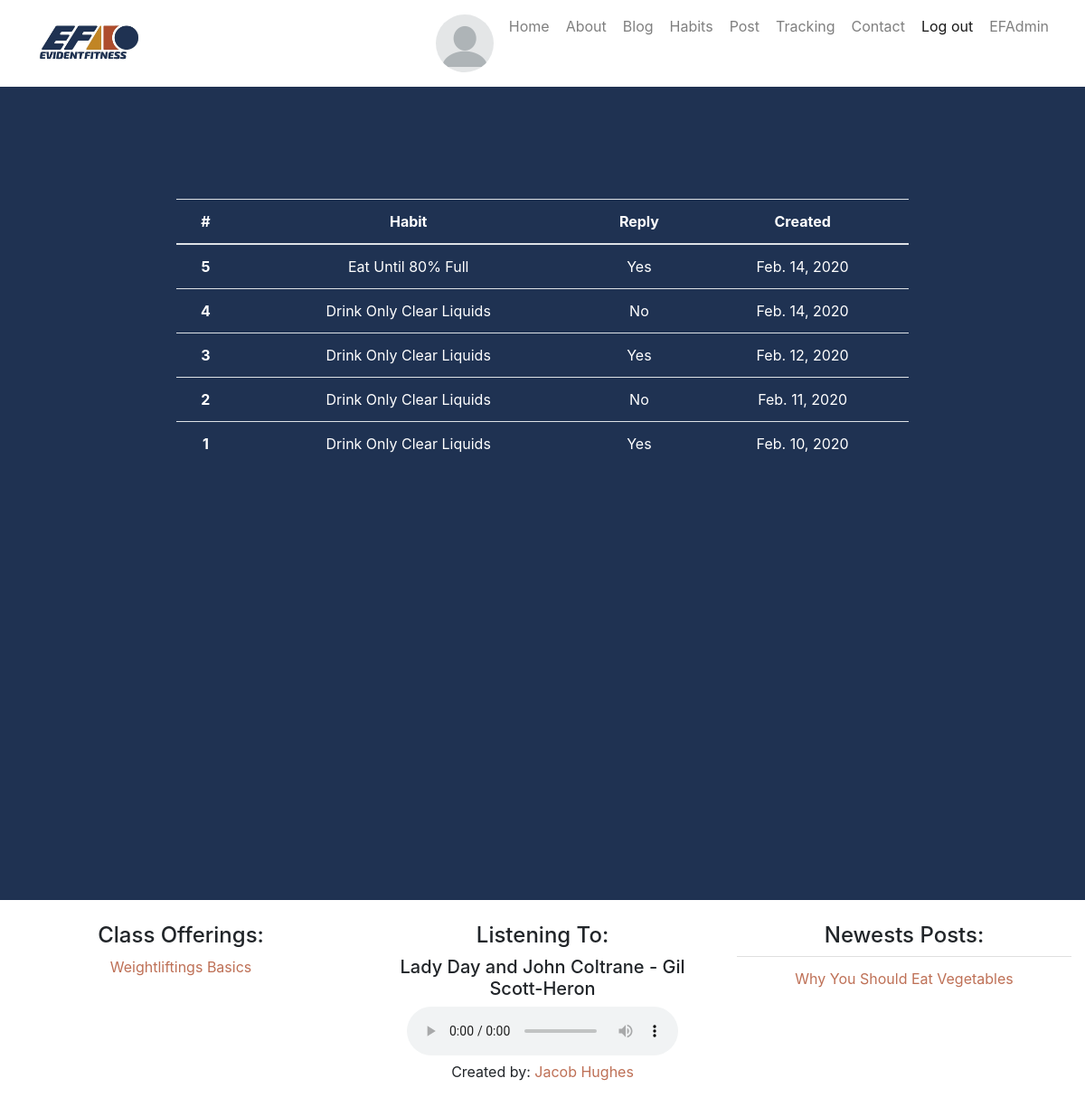
The page /tracking/habit_table/ (signed in) on the database its author committed.
### accounts/models.py (models this page shows, shortened)
class Profile(models.Model):
    user = models.OneToOneField(User, on_delete=models.CASCADE, unique = True)
    birth_date = models.DateField(null=True, blank = True)
    profile_image = models.ImageField(upload_to = 'efportal/profile_image/',blank = True, default="efportal/profile_image/default.png")
    habit = models.ForeignKey('habits.Habit', related_name='profile', null=True, on_delete=models.CASCADE)

### habits/models.py (models this page shows, shortened)
class Habit(models.Model):
    name = models.TextField(max_length=255, unique=True, blank=True)
    slug = models.SlugField(allow_unicode=True, unique=True, blank=True)
    description = models.TextField(blank=True, default='')
    description_html = models.TextField(editable=False, default='', blank=True)
    members = models.ManyToManyField(User,through="HabitMember")
    def __str__(self):
        return self.name
    class Meta:
        ordering = ["name"]

### tracking/models.py (models this page shows, shortened)
class HabitMeasurement(models.Model):
    habit_record = models.ForeignKey(HabitRecord, on_delete=models.CASCADE, related_name='habitmeasurements')
    habit = models.ForeignKey(Habit, on_delete = models.CASCADE, related_name="habitsentered")
    REPLY_CHOICES = (("Yes","Yes"),("No","No"))
    reply = models.CharField(max_length = 10, choices=REPLY_CHOICES, default = 1)
    created = models.DateField()
    class Meta:
        ordering = ['-created']

### blog/models.py (models this page shows, shortened)
class BlogPost(models.Model):
    title = models.CharField(max_length=200, unique=True)
    slug = models.SlugField(max_length=200, unique=True)
    author = models.ForeignKey(User, on_delete= models.CASCADE,related_name='blog_posts')
    updated_on = models.DateTimeField(auto_now= True)
    content = models.TextField()
    created_on = models.DateTimeField(auto_now_add=True)
    status = models.IntegerField(choices=STATUS, default=0)
    tags = TaggableManager()
    class Meta:
        ordering = ['-created_on']

### tracking/views.py (the view)
# urls.py: path('habit_table/', tracking.views.HabitTableView.as_view(), name='habit_table'),
class HabitTableView(LoginRequiredMixin, ListView):
    model = HabitMeasurement
    template_name = 'tracking/habit_table.html'
    def get_queryset(self):
        return HabitMeasurement.objects.filter(
            habit_record=HabitRecord.objects.get(habit_user=self.request.user))
    def get_context_data(self, **kwargs):
        data = super().get_context_data(**kwargs)
        data['page'] = 'habit_table'
        measurements = []
        for measurement in data['object_list']:
            measurements.append({
                'habit': measurement.habit,
                'created': measurement.created if measurement.created != date.today() else 'Today',
                'reply': measurement.reply,
            })
        data['object_list'] = measurements
        return data

### accounts/context_processor.py (called while the page is built)
def profile_information(request):
    context = Profile.objects.all()
    return {'profile_information': context}

### blog/context_processor.py (called while the page is built)
def recent_five(request):
    context = BlogPost.objects.filter(status=1).order_by('-created_on')[:5]
    return {'recent_five': context}

### habits/context_processor.py (called while the page is built)
def user_habits_context(request):
    if request.user.is_authenticated:
        context = HabitMember.objects.filter(user = request.user)
        return {'user_habits_context': context}
    elif request.user.is_anonymous:
        context = HabitMember.objects.filter(user = 1)
        return {'user_habits_context': context}

def all_habits_context(request):
    context = Habit.objects.all()
    return {'all_habits_context':context}

### tracking/templates/tracking/habit_table.html (shortened to what this page needs)
{% extends 'base.html' %}
{% block content %}
    <div class="row">
        <div class="col">
        </div>
    </div>
    <div class="row">
        <div class="col text-center">
            <table class="table">
                <thead>
                    <tr>
                        <th scope="col">#</th>
                        <th scope="col">Habit</th>
                        <th scope="col">Reply
                        <th scope="col">Created</th>
                    </tr>
                </thead>
                <tbody>
                {% for measurement in object_list %}
                    <tr>
                        <th scope="row">{{ forloop.revcounter }}</th>
                        <td>{{ measurement.habit }}</td>
                        <td>{{ measurement.reply }}</td>
                        <td>{{ measurement.created }}</td>
                    </tr>
                {% endfor %}
                </tbody>
            </table>
        </div>
    </div>
{% endblock %}

### templates/base.html (shortened to what this page needs)
<!DOCTYPE html>
{% load static %}
<html lang="en">
<head>
    <link rel="stylesheet" href="https://maxcdn.bootstrapcdn.com/bootstrap/4.0.0/css/bootstrap.min.css"
>
    <link rel="stylesheet" href="{% static 'efportal/css/efportalstyle.css' %}" />
</head>
<body>
    <div class='container-fluid' id='navbar_container'>
        <nav class='navbar navbar-expand-lg navbar-light' role='navigation' id='navbar'>
            <a class='navbar-brand mynav' href="{% url 'home' %}"><img id='ef_logo'
                    src="{% static 'efportal/images/ef_logo.JPG'%}" alt='EF Logo' /></a>
            <div class='collapse navbar-collapse' id='collapseNavbar'>
                <ul class='nav navbar-nav ml-auto'>
                    {% if user.is_authenticated %}
                    <li class='nav-item '><a class="nav-link img-link"
                            href="{% url 'accounts:profile'  %}"><img class = 'avatar-navbar' src = {{ user.profile.profile_image.url }}></a></li>
                    {% endif %}
                    <li class='nav-item'><a class="nav-link btn btn-simple" href="{% url 'home' %}"
                            class="btn btn-simple">Home</a></li>
                    <li class='nav-item'><a class="nav-link btn btn-simple" href="{% url 'about' %}"
                            class="btn btn-simple">About</a></li>
                    <li class='nav-item'><a href="{% url 'blog:all_blogposts' %}" class="nav-link btn btn-simple">Blog</a>
                    </li>
                    {% if user.is_authenticated %}
                    <li class='nav-item'><a class="nav-link btn btn-simple"
                            href="{% url 'habits:all' %}">Habits</a></li>
                    <li class='nav-item'><a class="nav-link btn btn-simple"
                            href="{% url 'posts:create' %}">Post</a></li>
                    <li class='nav-item'><a class="nav-link btn btn-simple"
                            href="{% url 'tracking:tracking' %}">Tracking</a></li>
                    {% else %}
                    <li class='nav-item active'><a class="nav-link btn btn-simple" href="{% url 'accounts:login' %}">Log
                            in</a>
                    </li>
                    <li class='nav-item'><a class="nav-link btn btn-simple" href="{% url 'accounts:signup' %}">Sign
                            up</a></li>
                    {% endif %}
                    <li class='nav-item'><a class="nav-link btn btn-simple" href="{% url 'contact' %}"
                            class="btn btn-simple">Contact</a></li>
                    {% if user.is_authenticated %}
                    <li class='nav-item active'><a class="nav-link btn btn-simple"
                            href="{% url 'accounts:logout' %}">Log
                            out</a></li>
                    {% endif %}
                    {% if user.is_superuser %}
                    <li class='nav-item'><a class="nav-link btn btn-simple" href="{% url 'efadmin' %}"
                            class="btn btn-simple">EFAdmin</a></li>
                    {% endif %}
                </ul>
            </div>
        </nav>
    </div>
    <div class='container mycontent'>
        {% block content %}
        {% endblock %}
    </div>
    <footer class='footer'>
        <div class='container-fluid'>
            <div class='row text-center'>
                <div class='col'>
                    <h4>Class Offerings:</h4>
                    <p><a href='#'>Weightliftings Basics</a></p>
                </div>
                <div class='col'>
                    <h4>Listening To:</h4>
                    <h5>Lady Day and John Coltrane - Gil Scott-Heron</h5>
                    <audio controls>
                        <source src="{% static 'efportal/audio/musica.mp3' %}" type="audio/mpeg">
                    </audio>
                </div>
                <div class='col'>
                    <h4>Newests Posts:</h4>
                    <ul class = 'list-unstyled list-group-flush'>
                    {% for p in recent_five %}
                    <li class='list-group-item' ><a href={% url 'blog:blogpost_detail' p.pk p.slug %}>{{ p.title }}</a></li>
                    {% endfor %}
                    </ul>
                </div>
            </div>
            <div class='row'>
                <div class='col text-center'>
                    <p>Created by: <a href='https://www.jacoblhughes.com'>Jacob Hughes</a></p>
                </div>
            </div>
        </div>
    </footer>
</body>
</html>

### static/efportal/css/efportalstyle.css (style rules this page uses)
@media (min-width: 768px) { .container { width: 70%; } }
.mycontent { padding-top: 100px; height: 100%; color: white; }
body { height: 100%; width: 100%; background: #1f3252; margin: 0; }
body a { color: #be7056; }
.mycontent { min-height: 100vh; }
#ef_logo { max-height: 50px; }
#navbar_container { background: white; white-space: nowrap; }
.footer { position: static; bottom: 0; width: 100%; height: auto; background-color: white; margin-top: 100px; padding-top: 25px; }
.avatar-navbar { vertical-align: middle; max-width: 4em; max-height: 4em; border-radius: 50%; }
.img-link { text-align: center; }

### rows shown on the page
Habit: habit "Eat Until 80% Full", reply "Yes", created "Feb. 14, 2020"
Habit: habit "Drink Only Clear Liquids", reply "No", created "Feb. 14, 2020", reply "Yes", created "Feb. 12, 2020", created "Feb. 11, 2020", created "Feb. 10, 2020"
BlogPost: title "Why You Should Eat Vegetables"
